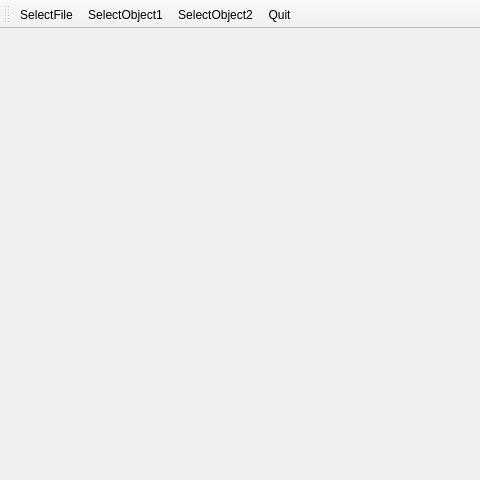
<?xml version="1.0" encoding="UTF-8"?>
<ui version="4.0">
 <class>MainWindow</class>
 <widget class="QMainWindow" name="MainWindow">
  <property name="geometry">
   <rect>
    <x>0</x>
    <y>0</y>
    <width>480</width>
    <height>480</height>
   </rect>
  </property>
  <property name="windowTitle">
   <string>MainWindow</string>
  </property>
  <widget class="QWidget" name="centralWidget"/>
  <widget class="QToolBar" name="toolBar">
   <property name="windowTitle">
    <string>toolBar</string>
   </property>
   <attribute name="toolBarArea">
    <enum>TopToolBarArea</enum>
   </attribute>
   <attribute name="toolBarBreak">
    <bool>false</bool>
   </attribute>
   <addaction name="actionSelectFile"/>
   <addaction name="actionSelectObject1"/>
   <addaction name="actionSelectObject2"/>
   <addaction name="actionQuit"/>
  </widget>
  <action name="actionAddObject">
   <property name="text">
    <string>AddObject</string>
   </property>
  </action>
  <action name="actionSelectObject1">
   <property name="text">
    <string>SelectObject1</string>
   </property>
  </action>
  <action name="actionSelectObject2">
   <property name="text">
    <string>SelectObject2</string>
   </property>
  </action>
  <action name="actionSelectFile">
   <property name="text">
    <string>SelectFile</string>
   </property>
  </action>
  <action name="actionQuit">
   <property name="text">
    <string>Quit</string>
   </property>
  </action>
 </widget>
 <layoutdefault spacing="6" margin="11"/>
 <resources/>
 <connections/>
</ui>
